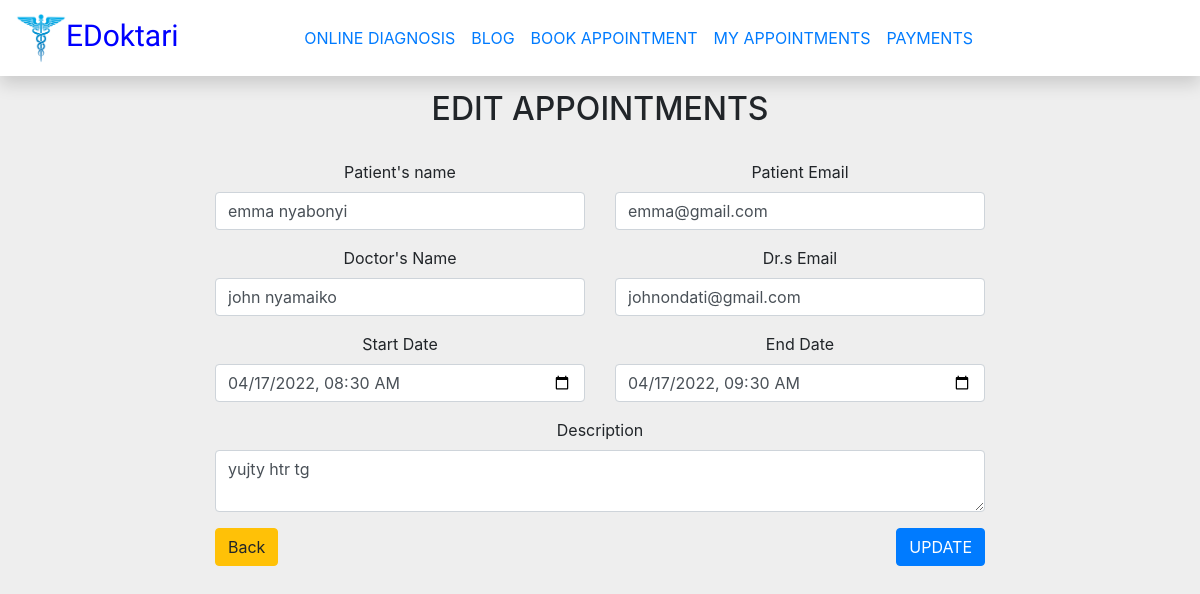
Page /patienteditappointment.php?appointment_id=13 on the committed database.
### tables this page shows
CREATE TABLE `appointment` (
  `appointment_id` int(255) NOT NULL,
  `patientname` varchar(255) NOT NULL,
  `patientemail` varchar(30) NOT NULL,
  `doctorname` varchar(255) NOT NULL,
  `doctoremail` varchar(255) NOT NULL,
  `startdate` datetime NOT NULL,
  `enddate` datetime NOT NULL,
  `description` tinytext NOT NULL,
  `status` varchar(255) NOT NULL
);

### patienteditappointment.php (the view, shortened to what this page needs)
<!DOCTYPE html>
<html>
<head>
<link rel="stylesheet" href="https://cdnjs.cloudflare.com/ajax/libs/malihu-custom-scrollbar-plugin/3.1.5/jquery.mCustomScrollbar.min.css">
<link rel="stylesheet" href="https://cdn.jsdelivr.net/npm/bootstrap@5.1.3/dist/css/bootstrap.min.css">
<link rel="stylesheet" href="https://cdn.jsdelivr.net/npm/bootstrap@4.5.3/dist/css/bootstrap.min.css">
    <link rel="stylesheet" href="https://cdnjs.cloudflare.com/ajax/libs/bootstrap-datepicker/1.9.0/css/bootstrap-datepicker.min.css">
    <link rel="stylesheet" href="https://maxcdn.bootstrapcdn.com/bootstrap/4.0.0/css/bootstrap.min.css">
    <link rel="stylesheet" href="https://cdnjs.cloudflare.com/ajax/libs/font-awesome/4.7.0/css/font-awesome.min.css">
</head>
<body>
<nav class="navbar navbar-expand-lg navbar-light bg-white shadow fixed-top">
    <a class="navbar-brand" href="homepage.php" style = "font-family: 'kaushan Script';font-size: 30px;color:blue;"><img src="EDoktari_logo.png" width="50" height="50" class="d-inline-block align-top" alt="">EDoktari</a>
    <div class="collapse navbar-collapse " id="navbarNavDropdown">
    <ul class="navbar-nav mx-auto">
    <li class="nav-item">
        <a class="nav-link text-primary" href="diagnosis.php">ONLINE DIAGNOSIS</a>
      </li>
       <li class="nav-item">
        <a class="nav-link text-primary" href="blogpage.php">BLOG</a>
      </li>
      <li class="nav-item">
        <a class="nav-link text-primary" href="doctor-page.php"> BOOK APPOINTMENT</a>
      </li>
      <li class="nav-item">
        <a class="nav-link text-primary" href="patientappointments.php">MY APPOINTMENTS</a>
      </li>
      <li class="nav-item">
        <a class="nav-link text-primary" href="patientpayments.php">PAYMENTS</a>
      </li>
    </ul>
    </div>
  </nav>
  <section>
  <?php
	require_once("config.php");
	$sql = $conn->prepare("SELECT * FROM appointment WHERE appointment_id=?");
	$sql->bind_param("i",$_GET["appointment_id"]);
	$sql->execute();
	$result = $sql->get_result();
	if ($result->num_rows > 0) {
		$row = $result->fetch_assoc();
	}
?>
<center>
  <div class='well-block'>
  <div class="col-md-8">
<form  class="needs-validation" novalidate  method="POST" action="">
                                <h2>EDIT APPOINTMENTS</h2></br>
                            <div class="row">
                                <div class="col-md-6">
                                    <div class="form-group">
                                        <label class="control-label" for="name">Patient's name</label>
                                        <input  name="patientname" type="text"  class="form-control input-md" value="<?php echo$row['patientname'] ?>">
                                      </div>
                                </div>
                                <div class="col-md-6">
                                    <div class="form-group">
                                        <label class="control-label" for="email">Patient Email</label>
                                        <input name="patientemail"  type="text" class="form-control input-md" value="<?php echo $row['patientemail']; ?>">
                                      </div>
                                </div>
                                <div class="col-md-6">
                                    <div class="form-group">
                                        <label class="control-label" for="email">Doctor's Name</label>
                                        <input name="doctorname"  type="text"  class="form-control input-md" value="<?php echo $row['doctorname']; ?>">
                              </div>
                                  </div>
                                  <div class="col-md-6">
                                    <div class="form-group">
                                        <label class="control-label" for="email">Dr.s Email</label>
                                        <input name="doctoremail"  type="text" class="form-control input-md" value="<?php echo $row['doctoremail']; ?>">
                                      </div>
                                  </div>
                                <div class="col-md-6">
                                <div class="form-group">
                                <label class="control-label" for="startDate">Start Date</label>
                                <input type="datetime-local" class="form-control datetimepicker" id="startDate" name="startdate" value="<?php echo date('Y-m-d\TH:i', strtotime($row['startdate'])); ?>" required>
                            </div>
                                </div>
                                <div class="col-md-6">
                                <div id="enddate-group" class="form-group">
                                <label class="control-label" for="endDate">End Date</label>
                                <input type="datetime-local" class="form-control datetimepicker" id="endDate" name="enddate" value="<?php echo date('Y-m-d\TH:i', strtotime($row['enddate'])); ?>" required>
                            </div>
                                </div>
                                <div class="col-md-12">
                                <div class="form-group">
                                    <label for="exampleFormControlTextarea1">Description</label>
                                    <textarea class="form-control" id="exampleFormControlTextarea1" rows="2" name ="description" ><?php echo $row['description']; ?></textarea>
                                </div>
                                </div>
                                <div class="col-md-12">
                                    <div class="form-group">
                                      <a href="patientappointments.php" class="btn btn-warning float-left">Back</a>
                                        <button type="submit" class="btn btn-primary float-right" name= "submit">UPDATE</button>
                                    </div>
                                </div>
                            </div>
                            </form>
                        </div>
                                        </div>
</center>
</section>
</body>

### patienteditappointment.php (style rules this page uses)
body { margin-top:0px; background:#eee; }
section { margin-top:90px; }

### rows in the picture
appointment: patientname "emma nyabonyi", patientemail "emma@gmail.com", doctorname "john nyamaiko", doctoremail "johnondati@gmail.com", startdate "04/17/2022 08:30", enddate "04/17/2022 09:30", description "yujty htr tg"
